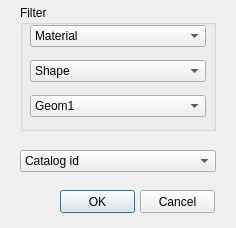
<?xml version="1.0" encoding="UTF-8"?>
<ui version="4.0">
 <class>Dialog</class>
 <widget class="QDialog" name="Dialog">
  <property name="geometry">
   <rect>
    <x>0</x>
    <y>0</y>
    <width>236</width>
    <height>228</height>
   </rect>
  </property>
  <property name="windowTitle">
   <string>Dialog</string>
  </property>
  <widget class="QPushButton" name="pushButton">
   <property name="geometry">
    <rect>
     <x>60</x>
     <y>190</y>
     <width>75</width>
     <height>23</height>
    </rect>
   </property>
   <property name="text">
    <string>OK</string>
   </property>
  </widget>
  <widget class="QPushButton" name="pushButton_2">
   <property name="geometry">
    <rect>
     <x>140</x>
     <y>190</y>
     <width>75</width>
     <height>23</height>
    </rect>
   </property>
   <property name="text">
    <string>Cancel</string>
   </property>
  </widget>
  <widget class="QComboBox" name="id">
   <property name="geometry">
    <rect>
     <x>20</x>
     <y>150</y>
     <width>196</width>
     <height>22</height>
    </rect>
   </property>
   <item>
    <property name="text">
     <string>Catalog id</string>
    </property>
   </item>
  </widget>
  <widget class="QGroupBox" name="groupBox">
   <property name="geometry">
    <rect>
     <x>20</x>
     <y>5</y>
     <width>196</width>
     <height>126</height>
    </rect>
   </property>
   <property name="title">
    <string>Filter</string>
   </property>
   <widget class="QComboBox" name="geom1">
    <property name="geometry">
     <rect>
      <x>10</x>
      <y>90</y>
      <width>176</width>
      <height>22</height>
     </rect>
    </property>
    <item>
     <property name="text">
      <string>Geom1</string>
     </property>
    </item>
   </widget>
   <widget class="QComboBox" name="matcat_id">
    <property name="geometry">
     <rect>
      <x>10</x>
      <y>20</y>
      <width>176</width>
      <height>22</height>
     </rect>
    </property>
    <item>
     <property name="text">
      <string>Material</string>
     </property>
    </item>
   </widget>
   <widget class="QComboBox" name="shape">
    <property name="geometry">
     <rect>
      <x>10</x>
      <y>55</y>
      <width>176</width>
      <height>22</height>
     </rect>
    </property>
    <item>
     <property name="text">
      <string>Shape</string>
     </property>
    </item>
   </widget>
  </widget>
 </widget>
 <resources/>
 <connections/>
</ui>
